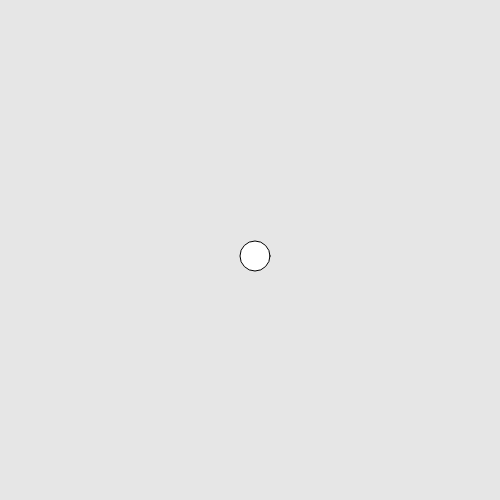
Frame 1 (no input)
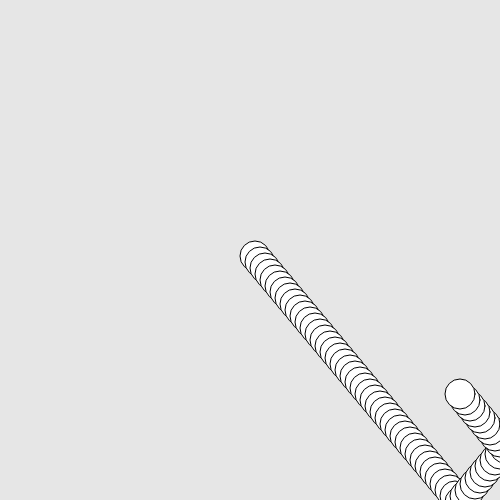
Frame 60 (no input)
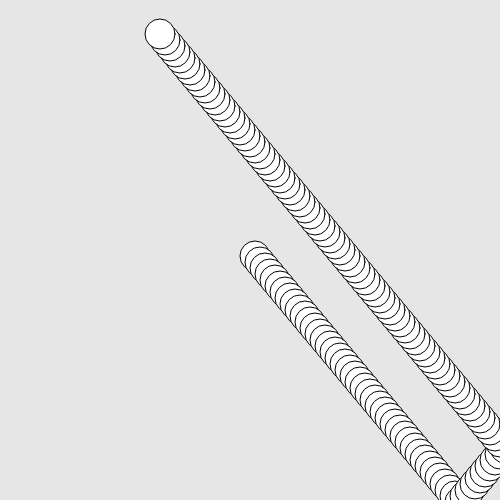
Frame 120 (the mouse pressed at the canvas centre since frame 60)

The p5.js sketch that drew these frames (run headless with seeded random() and noise() and a simulated clock; from frame 60 on, the mouse is pressed at the canvas centre):

// p5.js sketch
// ── sketch.js
let posizioneX = 250
let posizioneY = 250
let velX = 5
let velY = 6
const diametro = 30

function setup() {
	createCanvas(500, 500)   
	background(230, 230, 230) 
}

function draw() {
	
	posizioneX = posizioneX + velX 
	if (posizioneX > width || posizioneX < 0) {
		velX = -velX
	}
	
	posizioneY = posizioneY + velY
	if (posizioneY > height || posizioneY < 0) {
		velY = -velY
	}
	
	//background(230, 230, 230)
	ellipse(posizioneX, posizioneY, diametro, diametro)
 
}
